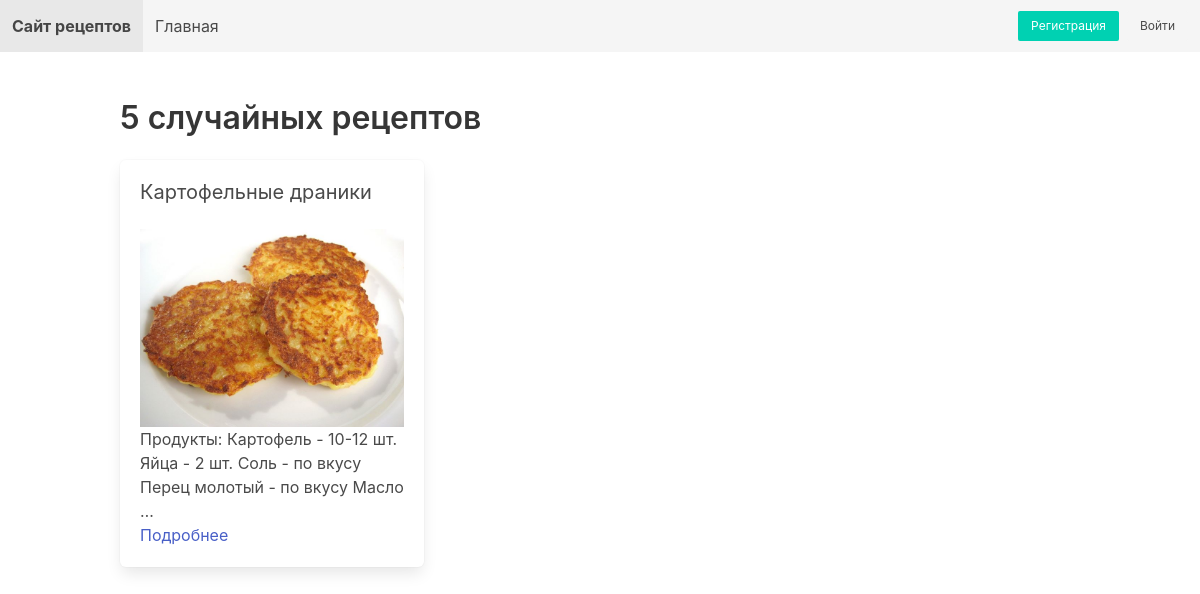
The page / on the database its author committed.
### recipes/models.py (models this page shows, shortened)
class Recipe(models.Model):
    title = models.CharField(max_length=200, verbose_name='Название')
    description = models.TextField(verbose_name='Описание')
    steps = models.TextField(verbose_name='Шаги приготовления')
    prep_time = models.PositiveIntegerField(verbose_name='Время приготовления (в минутах)')
    image = models.ImageField(upload_to='recipes/', blank=True, null=True, verbose_name='Изображение')
    created_at = models.DateTimeField(auto_now_add=True)
    author = models.ForeignKey(User, on_delete=models.CASCADE, verbose_name='Автор')

### recipes/views.py (the view)
# urls.py: path('', views.home, name='home'),
def home(request):
    recipes = list(Recipe.objects.all())
    random_recipes = random.sample(recipes, min(len(recipes), 5))  # 5 случайных рецептов
    return render(request, 'recipes/home.html', {'recipes': random_recipes})

### recipes/templates/recipes/home.html
{% extends 'recipes/base.html' %} {% block title %}Главная - Сайт рецептов{% endblock %} {% block content %}
<h1 class="title">5 случайных рецептов</h1>
<div class="columns is-multiline">
    {% for recipe in recipes %}
    <div class="column is-one-third">
        <div class="box">
            <h2 class="subtitle">{{ recipe.title }}</h2>
            {% if recipe.image %}
            <figure class="image is-4by3">
                <img src="{{ recipe.image.url }}" alt="{{ recipe.title }}">
            </figure>
            {% endif %}
            <p>{{ recipe.description|truncatechars:100 }}</p>
            <a href="{% url 'recipe_detail' recipe.pk %}">Подробнее</a>
        </div>
    </div>
    {% empty %}
    <p>Рецептов пока нет.</p>
    {% endfor %}
</div>
{% endblock %}

### rows shown on the page
Recipe: title "Картофельные драники", image (picture), description "Продукты: Картофель - 10-12 шт. Яйца - 2 шт. Соль - по вкусу Перец молотый - по вкусу Масло …"
